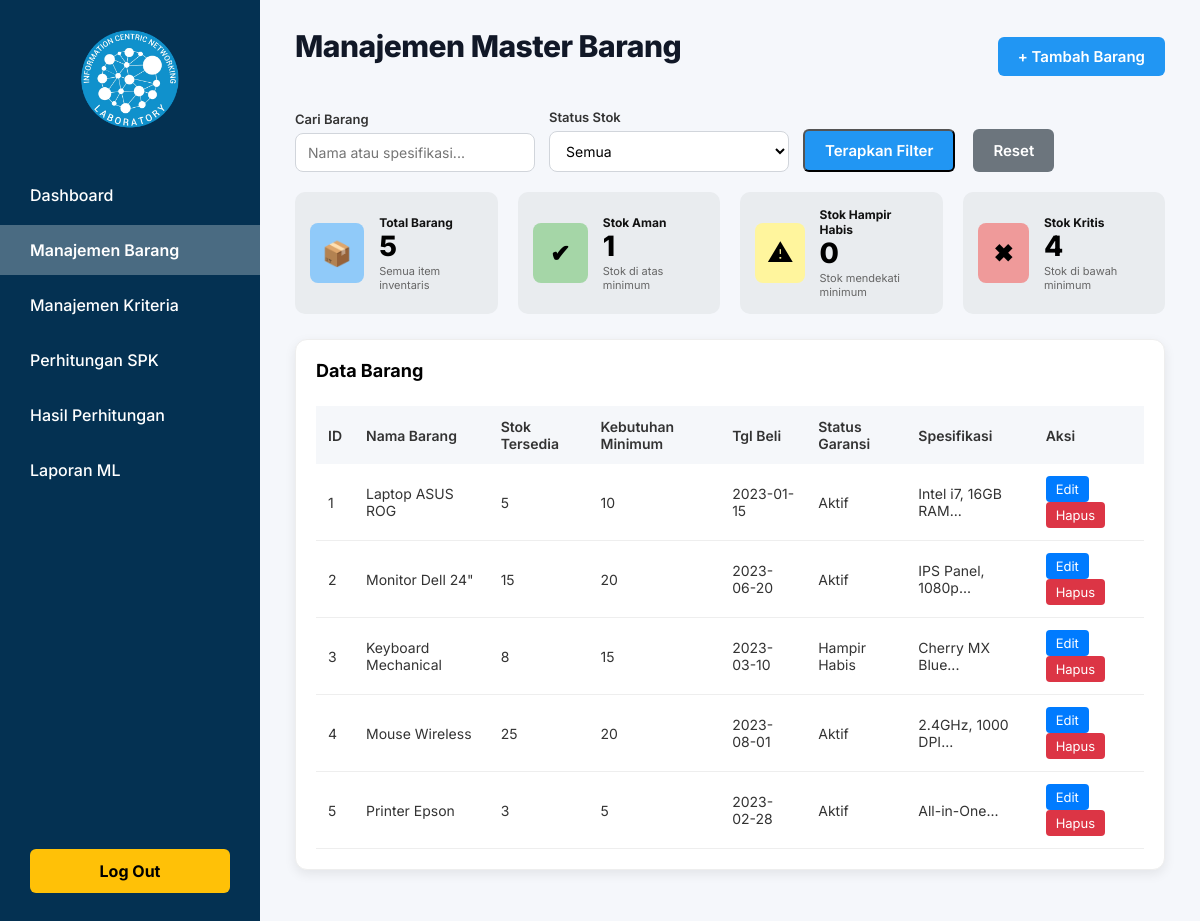
/index.php?action=manajemenBarang (signed in), run on the app's committed database.
### tables this page shows
CREATE TABLE barang (
  id_barang INT AUTO_INCREMENT PRIMARY KEY,
  nama_barang VARCHAR(100) NOT NULL,
  stok_tersedia INT NOT NULL DEFAULT 0,
  stok_minimum INT NOT NULL DEFAULT 0,
  tgl_beli DATE,
  usia_pakai_bulan INT DEFAULT 0,
  status_garansi ENUM('Aktif','Tidak Aktif','Hampir Habis') DEFAULT 'Tidak Aktif',
  spesifikasi TEXT
);

### controllers/AppController.php (called while the page is built, shortened)
<?php
require_once __DIR__ . '/../models/BarangModel.php';
class AppController
{
    public function manajemenBarang() {
        $search = trim($_GET['search'] ?? '');
        $status = trim($_GET['status'] ?? 'semua');
        $barangModel = new BarangModel();
        $barangs = $barangModel->getAllBarang($search, $status);
        require_once __DIR__ . '/../views/manajemenBarang.php';
    }
}
?>

### models/BarangModel.php (called while the page is built, shortened)
<?php
require_once __DIR__ . '/../config/database.php';
class BarangModel {
    private $db;
    public function __construct() {
        global $pdo;
        $this->db = $pdo;
    }
    public function getAllBarang($search = '', $status = 'semua') {
        $sql = "SELECT * FROM barang";
        $params = [];
        $sql .= ' ORDER BY id_barang ASC';
        $stmt = $this->db->prepare($sql);
        $stmt->execute($params);
        return $stmt->fetchAll();
    }
}
?>

### views/manajemenBarang.php (the view, shortened to what this page needs)
<!DOCTYPE html>
<html lang="id">
<head>
    <link rel="stylesheet" href="assets/css/dashboard-style.css?v=2">
</head>
<body>
<div class="dashboard-container">
    <?php include 'views/sidebar.php'; ?>
    <div class="main-content">
        <div class="header-action">
            <h1 class="page-title">Manajemen Master Barang</h1>
            <a href="index.php?action=tambahBarang" class="btn-tambah">+ Tambah Barang</a>
        </div>
        <form method="get" class="filter-form">
            <div class="filter-row">
                <div class="filter-group">
                    <label for="search">Cari Barang</label>
                    <input type="text" id="search" name="search" value="<?= htmlspecialchars($search ?? '') ?>" placeholder="Nama atau spesifikasi...">
                </div>
                <div class="filter-group">
                    <label for="status">Status Stok</label>
                    <select id="status" name="status">
                        <option value="semua" <?= ($status ?? 'semua') === 'semua' ? 'selected' : '' ?>>Semua</option>
                    </select>
                </div>
                <div class="filter-actions">
                    <button type="submit" class="btn-tambah" style="margin-right:10px;">Terapkan Filter</button>
                    <a href="index.php?action=manajemenBarang" class="btn-tambah" style="background:#6c757d;">Reset</a>
                </div>
            </div>
        </form>
        <?php
        $total = count($barangs);
        $aman = $hampir = $kritis = 0;
        foreach ($barangs as $b) {
            if ($b['stok_tersedia'] >= $b['stok_minimum'] * 1.2) $aman++;
            elseif ($b['stok_tersedia'] >= $b['stok_minimum']) $hampir++;
            else $kritis++;
        }
        ?>
        <div class="summary-grid">
            <div class="summary-card"><div class="card-color-box bg-blue">📦</div><div class="card-info"><h4>Total Barang</h4><h2><?= $total ?></h2><p>Semua item inventaris</p></div></div>
            <div class="summary-card"><div class="card-color-box bg-green">✔</div><div class="card-info"><h4>Stok Aman</h4><h2><?= $aman ?></h2><p>Stok di atas minimum</p></div></div>
            <div class="summary-card"><div class="card-color-box bg-yellow">⚠</div><div class="card-info"><h4>Stok Hampir Habis</h4><h2><?= $hampir ?></h2><p>Stok mendekati minimum</p></div></div>
            <div class="summary-card"><div class="card-color-box bg-red">✖</div><div class="card-info"><h4>Stok Kritis</h4><h2><?= $kritis ?></h2><p>Stok di bawah minimum</p></div></div>
        </div>
        <div class="box-panel table-wrapper">
            <h3>Data Barang</h3>
            <div class="table-responsive">
                <table class="custom-table">
                    <thead>
                        <tr>
                            <th>ID</th>
                            <th>Nama Barang</th>
                            <th>Stok Tersedia</th>
                            <th>Kebutuhan Minimum</th>
                            <th>Tgl Beli</th>
                            <th>Status Garansi</th>
                            <th>Spesifikasi</th>
                            <th>Aksi</th>
                        </tr>
                    </thead>
                    <tbody>
                        <?php foreach ($barangs as $b): ?>
                        <tr>
                            <td><?= htmlspecialchars($b['id_barang']) ?></td>
                            <td><?= htmlspecialchars($b['nama_barang']) ?></td>
                            <td><?= $b['stok_tersedia'] ?></td>
                            <td><?= $b['stok_minimum'] ?></td>
                            <td><?= $b['tgl_beli'] ?></td>
                            <td><?= $b['status_garansi'] ?></td>
                            <td><?= htmlspecialchars(substr($b['spesifikasi'], 0, 50)) ?>...</td>
                            <td>
                                <a href="index.php?action=editBarang&id=<?= $b['id_barang'] ?>" class="btn-edit" style="background:#007bff; color:white; padding:5px 10px; border-radius:4px; text-decoration:none; font-size:13px; display:inline-block; margin-right:5px;">Edit</a>
                                <a href="index.php?action=hapusBarang&id=<?= $b['id_barang'] ?>" class="btn-hapus" onclick="return confirm('Yakin ingin menghapus barang <?= htmlspecialchars($b['nama_barang']) ?>?')" style="background:#dc3545; color:white; padding:5px 10px; border-radius:4px; text-decoration:none; font-size:13px; display:inline-block;">Hapus</a>
                            </td>
                        </tr>
                        <?php endforeach; ?>
                    </tbody>
                </table>
            </div>
        </div>
    </div>
</div>
</body>
</html>

### index.php (shortened to what this page needs)
<?php
require_once 'controllers/AppController.php';
$app = new AppController();
$action = $_GET['action'] ?? 'login_form';
switch ($action) {
    case 'manajemenBarang': $app->manajemenBarang(); break;
}
?>

### views/sidebar.php
<?php
    $current_action = isset($_GET['action']) ? $_GET['action'] : 'dashboard';
?>
<div class="sidebar">
    <img src="assets/images/logo-icn.png" alt="Logo Lab ICN" class="sidebar-logo">
    <ul class="sidebar-menu">
        <li class="<?php echo ($current_action == 'dashboard') ? 'active' : ''; ?>">
            <a href="index.php?action=dashboard">Dashboard</a>
        </li>
        <li class="<?php echo ($current_action == 'manajemenBarang' || $current_action == 'tambahBarang') ? 'active' : ''; ?>">
            <a href="index.php?action=manajemenBarang">Manajemen Barang</a>
        </li>
        <li class="<?php echo ($current_action == 'manajemenKriteria') ? 'active' : ''; ?>">
            <a href="index.php?action=manajemenKriteria">Manajemen Kriteria</a>
        </li>
        <li class="<?php echo ($current_action == 'perhitunganSpk') ? 'active' : ''; ?>">
            <a href="index.php?action=perhitunganSpk">Perhitungan SPK</a>
        </li>
        <li class="<?php echo ($current_action == 'hasilPerhitungan') ? 'active' : ''; ?>">
            <a href="index.php?action=hasilPerhitungan">Hasil Perhitungan</a>
        </li>
        <li class="<?php echo ($current_action == 'mlReport') ? 'active' : ''; ?>">
            <a href="index.php?action=mlReport">Laporan ML</a>
        </li>
    </ul>
    <div class="sidebar-footer">
        <a href="index.php?action=logout" class="btn-logout">Log Out</a>
    </div>
</div>

### assets/css/dashboard-style.css (style rules this page uses)
* { margin: 0; padding: 0; box-sizing: border-box; font-family: 'Inter', sans-serif; }
body { background-color: #f8f9fa; overflow-x: hidden; }
.dashboard-container { display: flex; min-height: 100vh; }
.sidebar { width: 260px; background-color: #043152; color: white; position: fixed; top: 0; bottom: 0; left: 0; display: flex; flex-direction: column; padding: 30px 0; z-index: 100; }
.sidebar-logo { width: 100px; margin: 0 auto 40px auto; display: block; }
.sidebar-menu { list-style: none; flex-grow: 1; }
.sidebar-menu li { margin-bottom: 5px; }
.sidebar-menu a { display: block; color: #ffffff; text-decoration: none; padding: 15px 30px; font-size: 16px; font-weight: 500; transition: background-color 0.3s; }
.sidebar-menu li.active a { background-color: #4a6b82; font-weight: 600; }
.sidebar-footer { padding: 0 30px; }
.btn-logout { display: block; width: 100%; padding: 12px; background-color: #ffc107; color: #000; text-align: center; text-decoration: none; font-weight: 700; border-radius: 6px; border: none; cursor: pointer; font-size: 16px; transition: background-color 0.3s; }
.main-content { margin-left: 260px; padding: 40px 50px; width: calc(100% - 260px); background-color: #f8f9fa; min-height: 100vh; }
.page-title { font-size: 28px; color: #111; font-weight: 400; margin-bottom: 30px; letter-spacing: -0.5px; }
.header-action { display: flex; justify-content: space-between; align-items: center; margin-bottom: 25px; }
.btn-tambah { background-color: #2196F3; color: white; padding: 10px 20px; border-radius: 6px; text-decoration: none; font-weight: 600; font-size: 15px; display: inline-flex; align-items: center; transition: 0.3s; }
.box-panel { background: #ffffff; padding: 20px; border-radius: 12px; box-shadow: 0 4px 12px rgba(0,0,0,0.08); border: 1px solid #eee; margin-bottom: 25px; }
.filter-row { display: flex; gap: 15px; align-items: flex-end; }
.filter-group { display: flex; flex-direction: column; gap: 5px; }
.filter-group label { font-size: 13px; font-weight: 600; color: #333; }
.filter-group input, .filter-group select { padding: 10px; border: 1px solid #ccc; border-radius: 6px; outline: none; font-size: 14px; font-family: 'Inter', sans-serif; }
.summary-grid { display: grid; grid-template-columns: repeat(4, 1fr); gap: 20px; margin-bottom: 25px; }
.summary-card { background-color: #e9ecef; border-radius: 10px; padding: 15px; display: flex; align-items: center; gap: 15px; }
.card-color-box { width: 60px; height: 60px; border-radius: 8px; display: flex; align-items: center; justify-content: center; font-size: 24px; font-weight: bold; }
.bg-blue { background-color: #90CAF9; }
.bg-green { background-color: #A5D6A7; }
.bg-yellow { background-color: #FFF59D; }
.bg-red { background-color: #EF9A9A; }
.card-info h4 { font-size: 12px; color: #111; margin-bottom: 2px; }
.card-info h2 { font-size: 28px; font-weight: 800; color: #000; line-height: 1; margin-bottom: 4px; }
.card-info p { font-size: 11px; color: #666; }
.table-wrapper { min-height: 200px; }
.table-wrapper h3 { font-size: 18px; margin-bottom: 15px; }
.custom-table { width: 100%; border-collapse: collapse; margin-top: 10px; background-color: #ffffff; }
.custom-table th { background-color: #f5f7fa; text-align: left; padding: 12px; font-weight: 600; font-size: 14px; color: #333; }
.custom-table td { padding: 12px; border-bottom: 1px solid #eee; font-size: 14px; color: #333; }
.table-responsive { overflow-x: auto; }
.main-content { margin-left: 260px; padding: 28px 35px; width: calc(100% - 260px); background-color: #f5f7fb; min-height: 100vh; overflow-y: auto; }
.page-title { font-size: 30px; color: #111827; font-weight: 800; margin-bottom: 20px; letter-spacing: -0.5px; }

### views/manajemenBarang.php (style rules this page uses)
.filter-form { margin-bottom: 20px; }
.filter-row { display: flex; flex-wrap: wrap; gap: 14px; align-items: flex-end; }
.filter-group { display: flex; flex-direction: column; gap: 6px; }
.filter-group input, .filter-group select { padding: 10px 12px; border: 1px solid #d1d5db; border-radius: 8px; background: #fff; width: 240px; }
.filter-actions { display: flex; gap: 8px; }

### data on the page
barang: id_barang "1", nama_barang "Laptop ASUS ROG", stok_tersedia "5", stok_minimum "10", tgl_beli "2023-01-15", status_garansi "Aktif", spesifikasi "Intel i7, 16GB RAM"
barang: id_barang "2", nama_barang "Monitor Dell 24\"", stok_tersedia "15", stok_minimum "20", tgl_beli "2023-06-20", status_garansi "Aktif", spesifikasi "IPS Panel, 1080p"
barang: id_barang "3", nama_barang "Keyboard Mechanical", stok_tersedia "8", stok_minimum "15", tgl_beli "2023-03-10", status_garansi "Hampir Habis", spesifikasi "Cherry MX Blue"
barang: id_barang "4", nama_barang "Mouse Wireless", stok_tersedia "25", stok_minimum "20", tgl_beli "2023-08-01", status_garansi "Aktif", spesifikasi "2.4GHz, 1000 DPI"
barang: id_barang "5", nama_barang "Printer Epson", stok_tersedia "3", stok_minimum "5", tgl_beli "2023-02-28", status_garansi "Aktif", spesifikasi "All-in-One"

### other printed values
$total "5"
$aman "1"
$hampir "0"
$kritis "4"
